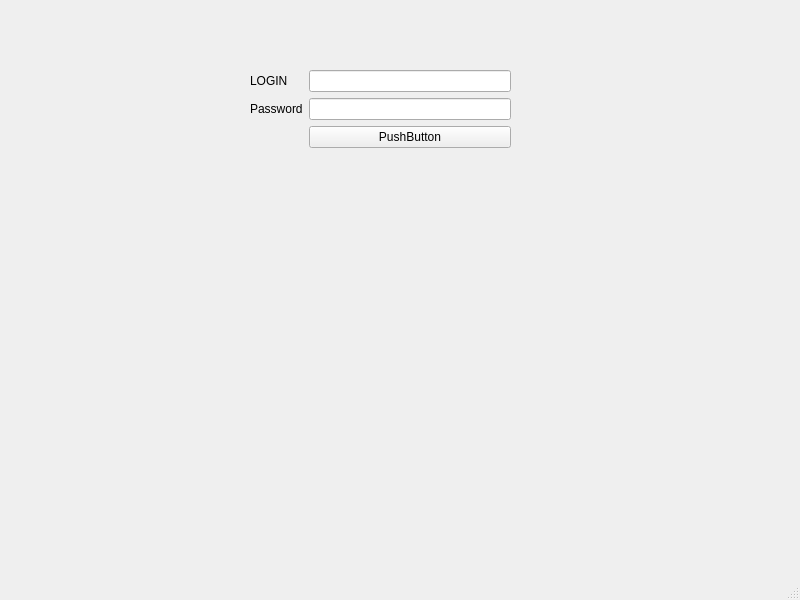
<?xml version="1.0" encoding="UTF-8"?>
<ui version="4.0">
 <class>UIAuthentification</class>
 <widget class="QMainWindow" name="UIAuthentification">
  <property name="geometry">
   <rect>
    <x>0</x>
    <y>0</y>
    <width>800</width>
    <height>600</height>
   </rect>
  </property>
  <property name="windowTitle">
   <string>MainWindow</string>
  </property>
  <widget class="QWidget" name="centralwidget">
   <widget class="QWidget" name="formLayoutWidget">
    <property name="geometry">
     <rect>
      <x>250</x>
      <y>70</y>
      <width>261</width>
      <height>101</height>
     </rect>
    </property>
    <layout class="QFormLayout" name="formLayout">
     <item row="0" column="0">
      <widget class="QLabel" name="label">
       <property name="text">
        <string>LOGIN</string>
       </property>
      </widget>
     </item>
     <item row="0" column="1">
      <widget class="QLineEdit" name="lineEditUserName"/>
     </item>
     <item row="1" column="0">
      <widget class="QLabel" name="label_2">
       <property name="text">
        <string>Password</string>
       </property>
      </widget>
     </item>
     <item row="1" column="1">
      <widget class="QLineEdit" name="lineEditPassword"/>
     </item>
     <item row="2" column="1">
      <widget class="QPushButton" name="pushButtonLogIn">
       <property name="text">
        <string>PushButton</string>
       </property>
      </widget>
     </item>
    </layout>
   </widget>
  </widget>
  <widget class="QMenuBar" name="menubar">
   <property name="geometry">
    <rect>
     <x>0</x>
     <y>0</y>
     <width>800</width>
     <height>21</height>
    </rect>
   </property>
  </widget>
  <widget class="QStatusBar" name="statusbar"/>
 </widget>
 <resources/>
 <connections/>
</ui>
